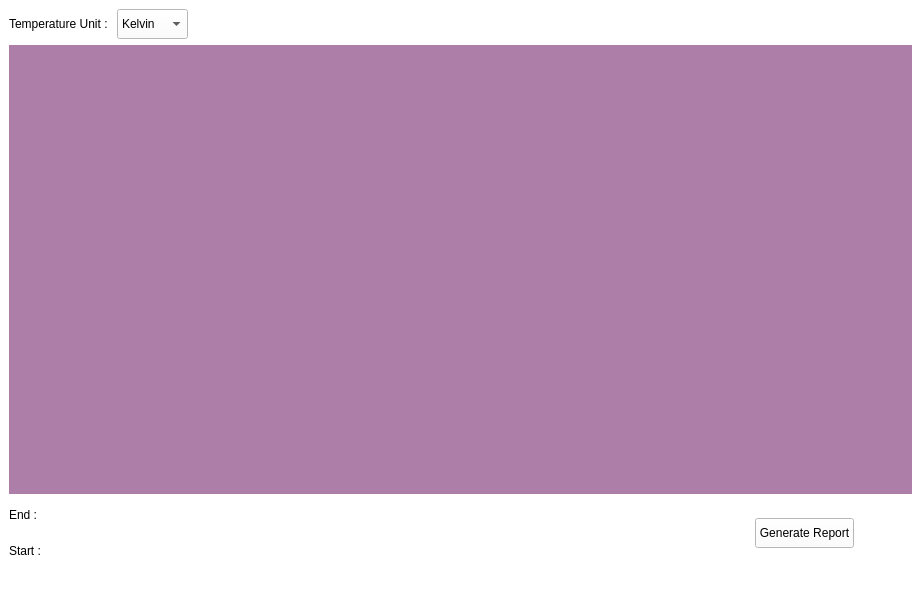
<?xml version="1.0" encoding="UTF-8"?>
<ui version="4.0">
 <class>ReadLoggerDataWindow</class>
 <widget class="QMainWindow" name="ReadLoggerDataWindow">
  <property name="geometry">
   <rect>
    <x>0</x>
    <y>0</y>
    <width>921</width>
    <height>597</height>
   </rect>
  </property>
  <property name="windowTitle">
   <string>MainWindow</string>
  </property>
  <property name="styleSheet">
   <string notr="true">background-color: rgb(255, 255, 255);</string>
  </property>
  <widget class="QWidget" name="centralwidget">
   <layout class="QVBoxLayout" name="verticalLayout_2">
    <item>
     <layout class="QFormLayout" name="formLayout">
      <item row="0" column="0">
       <widget class="QLabel" name="label">
        <property name="sizePolicy">
         <sizepolicy hsizetype="Fixed" vsizetype="Preferred">
          <horstretch>0</horstretch>
          <verstretch>0</verstretch>
         </sizepolicy>
        </property>
        <property name="minimumSize">
         <size>
          <width>0</width>
          <height>30</height>
         </size>
        </property>
        <property name="text">
         <string>Temperature Unit : </string>
        </property>
        <property name="buddy">
         <cstring>comboBox_temp_unit</cstring>
        </property>
       </widget>
      </item>
      <item row="0" column="1">
       <widget class="QComboBox" name="comboBox_temp_unit">
        <property name="sizePolicy">
         <sizepolicy hsizetype="Fixed" vsizetype="Fixed">
          <horstretch>0</horstretch>
          <verstretch>0</verstretch>
         </sizepolicy>
        </property>
        <property name="minimumSize">
         <size>
          <width>0</width>
          <height>30</height>
         </size>
        </property>
        <property name="styleSheet">
         <string notr="true">selection-color: rgb(0,0,0);</string>
        </property>
        <item>
         <property name="text">
          <string>Kelvin</string>
         </property>
        </item>
        <item>
         <property name="text">
          <string>Celsius</string>
         </property>
        </item>
       </widget>
      </item>
     </layout>
    </item>
    <item>
     <widget class="MplWidget" name="MplWidget" native="true">
      <property name="sizePolicy">
       <sizepolicy hsizetype="MinimumExpanding" vsizetype="MinimumExpanding">
        <horstretch>0</horstretch>
        <verstretch>0</verstretch>
       </sizepolicy>
      </property>
      <property name="minimumSize">
       <size>
        <width>880</width>
        <height>374</height>
       </size>
      </property>
      <property name="styleSheet">
       <string notr="true">background-color: rgb(173, 127, 168);</string>
      </property>
     </widget>
    </item>
    <item>
     <layout class="QHBoxLayout" name="horizontalLayout">
      <item>
       <layout class="QVBoxLayout" name="verticalLayout">
        <item>
         <widget class="QLabel" name="graph_start_dt">
          <property name="sizePolicy">
           <sizepolicy hsizetype="Preferred" vsizetype="Fixed">
            <horstretch>0</horstretch>
            <verstretch>0</verstretch>
           </sizepolicy>
          </property>
          <property name="minimumSize">
           <size>
            <width>0</width>
            <height>30</height>
           </size>
          </property>
          <property name="text">
           <string>End :</string>
          </property>
         </widget>
        </item>
        <item>
         <widget class="QLabel" name="graph_end_dt">
          <property name="sizePolicy">
           <sizepolicy hsizetype="Preferred" vsizetype="Fixed">
            <horstretch>0</horstretch>
            <verstretch>0</verstretch>
           </sizepolicy>
          </property>
          <property name="minimumSize">
           <size>
            <width>0</width>
            <height>30</height>
           </size>
          </property>
          <property name="text">
           <string>Start :</string>
          </property>
         </widget>
        </item>
       </layout>
      </item>
      <item>
       <spacer name="horizontalSpacer_2">
        <property name="orientation">
         <enum>Qt::Horizontal</enum>
        </property>
        <property name="sizeHint" stdset="0">
         <size>
          <width>678</width>
          <height>20</height>
         </size>
        </property>
       </spacer>
      </item>
      <item>
       <widget class="QPushButton" name="btn_generate_report">
        <property name="sizePolicy">
         <sizepolicy hsizetype="Fixed" vsizetype="Fixed">
          <horstretch>0</horstretch>
          <verstretch>0</verstretch>
         </sizepolicy>
        </property>
        <property name="minimumSize">
         <size>
          <width>0</width>
          <height>30</height>
         </size>
        </property>
        <property name="text">
         <string>Generate Report</string>
        </property>
       </widget>
      </item>
      <item>
       <spacer name="horizontalSpacer">
        <property name="orientation">
         <enum>Qt::Horizontal</enum>
        </property>
        <property name="sizeType">
         <enum>QSizePolicy::Fixed</enum>
        </property>
        <property name="sizeHint" stdset="0">
         <size>
          <width>58</width>
          <height>18</height>
         </size>
        </property>
       </spacer>
      </item>
     </layout>
    </item>
   </layout>
  </widget>
  <widget class="QMenuBar" name="menubar">
   <property name="geometry">
    <rect>
     <x>0</x>
     <y>0</y>
     <width>921</width>
     <height>22</height>
    </rect>
   </property>
  </widget>
  <widget class="QStatusBar" name="statusbar"/>
 </widget>
 <customwidgets>
  <customwidget>
   <class>MplWidget</class>
   <extends>QWidget</extends>
   <header>mplwidget.h</header>
   <container>1</container>
  </customwidget>
 </customwidgets>
 <resources/>
 <connections/>
</ui>
